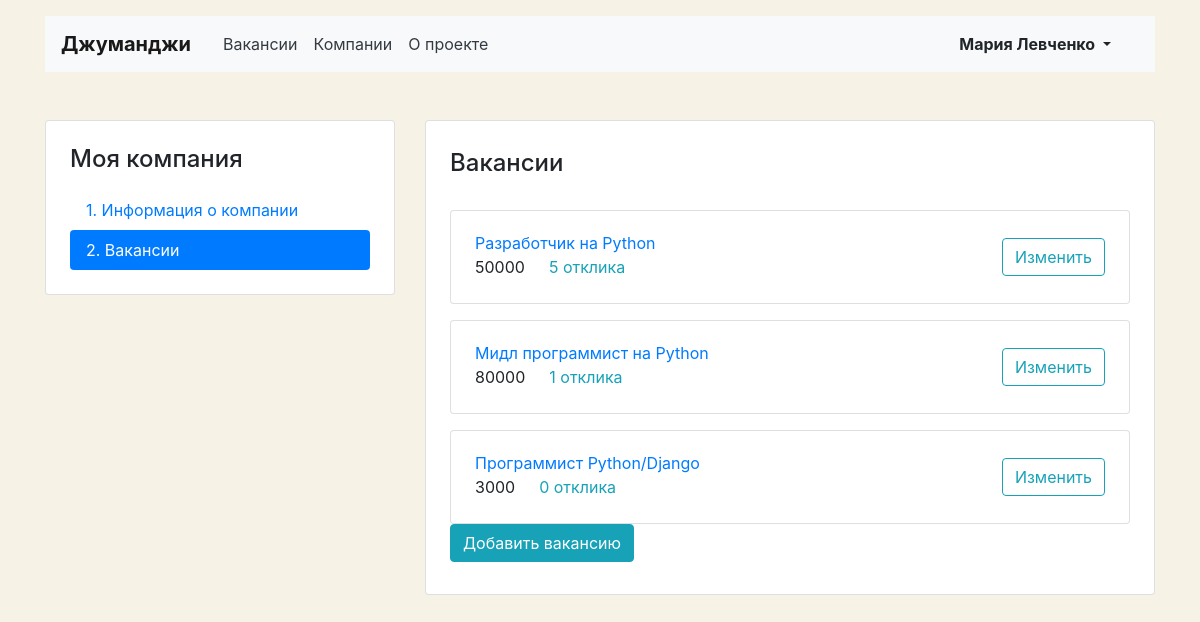
Page /mycompany/vacancy-list (signed in) on the committed database.
### vacancies/models.py (models this page shows, shortened)
class Vacancy(models.Model):
    title = models.CharField(max_length=40, blank=True, null=True, verbose_name='Название вакансии')
    specialty = models.ForeignKey(
        Specialty,
        related_name='vacancies',
        on_delete=models.CASCADE,
        verbose_name='Специализация')
    company = models.ForeignKey(
        Company,
        related_name='vacancies',
        on_delete=models.CASCADE,
        verbose_name='Название компании')
    skills = models.CharField(
        max_length=1000,
        blank=True,
        null=True,
        verbose_name='Требуемые навыки')
    description = models.CharField(
        max_length=10000,
        blank=True, null=True,
        verbose_name='Описание вакансии')
    salary_min = models.IntegerField(verbose_name='Зарплата от')
    salary_max = models.IntegerField(verbose_name='Зарплата до')
    published_at = models.DateTimeField(auto_now=True)

### vacancies/views.py (the view)
# urls.py: path('mycompany/vacancy-list', views.MyVacancyListView.as_view(), name='my_vacancies'),
class MyVacancyListView(ListView):
    model = Vacancy
    template_name = 'vacancy-list.html'
    def get_queryset(self):
        vacancies = super().get_queryset()
        vacancies = Vacancy.objects.filter(company__owner=self.request.user.id)
        return vacancies

### templates/vacancy-list.html
{% extends 'personal_base.html' %}
{% block content %}
  <main class="container mt-3 pb-5">
    <div class="row mt-5">
      <div class="col-12 col-lg-4">
        <aside class="pt-3 pb-4 px-4 mb-5 card">
          <h1 class="h4 pt-2 pb-2">Моя компания</h1>
          <div class="nav flex-column nav-pills" id="v-pills-tab" role="tablist" aria-orientation="vertical">
            <a class="nav-link" href="{% url 'vacancies:mycompany' %}">1. Информация о&nbsp;компании</a>
            <a class="nav-link active" href="#">2. Вакансии</a>
          </div>
        </aside>
      </div>
      <div class="col-12 col-lg-8">
        <div class="card">
          <div class="card-body px-4 pb-4">
            <section class="tab-pane fade show active">
              <h2 class="h4 pt-2 pb-3">Вакансии</h2>
              {% for vacancy in object_list %}
              <div class="card mt-3">
                <div class="card-body px-4">
                  <div class="row align-items-center">
                    <div class="col-6 col-lg-8">
                      <a href="{% url 'vacancies:vacancy' vacancy.id %}" class="mb-1"> {{ vacancy.title }}</a>
                      <p class="mb-1">
                        <span class="mr-4">{{ vacancy.salary_min }}</span><a href="" class="text-info">{{ vacancy.applications.count }} отклика</a>
                      </p>
                    </div>
                    <div class="col-6 col-lg-4 text-right">
                      <a href="{% url 'vacancies:vacancy-edit' vacancy.id %}" class="btn btn-outline-info">Изменить</a>
                    </div>
                  </div>
                </div>
              </div>
              {% endfor %}
              <a href="{% url 'vacancies:vacancy-create' %}" class="btn btn-info mb-2">Добавить вакансию</a>
            </section>
          </div>
        </div>
      </div>
    </div>
  </main>
{% endblock %}

### templates/nav.html (shortened to what this page needs)
<body>
  <header class="container mt-3">
    <nav class="navbar navbar-expand-lg navbar-light bg-light">
      <a class="navbar-brand mr-4 font-weight-bold" href="{% url 'vacancies:index' %}">Джуманджи</a>
      <div class="collapse navbar-collapse justify-content-between" id="navbarNav">
        <ul class="navbar-nav col-10">
          <li class="nav-item">
            <a class="nav-link text-dark" href="{% url 'vacancies:vacancies' %}">Вакансии</a>
          </li>
          <li class="nav-item">
            <a class="nav-link text-dark" href="#">Компании</a>
          </li>
          <li class="nav-item">
            <a class="nav-link text-dark" href="#">О проекте</a>
          </li>
        </ul>
        <ul class="navbar-nav col-2 justify-content-end">
          {% if user.is_authenticated %}
          <li class="nav-item active">
            <div class="btn-group">
              <button type="button" class="btn dropdown-toggle font-weight-bold" data-toggle="dropdown" aria-haspopup="true" aria-expanded="false">{{ user.first_name }} {{user.last_name }}
              </button>
            </div>
          </li>
          {% else %}
          <li class="nav-item"><a class="nav-link text-dark font-weight-bold" href="{%  url 'vacancies:login' %}">Вход</a>{% endif %}</li>
        </ul>
      </div>
    </nav>
  </header>

### templates/personal_header.html (style rules this page uses)
body { background-color: #F6F2E6; }

### rows in the picture
Vacancy: title "Разработчик на Python", salary_min "50000", applications.count "5"
Vacancy: title "Мидл программист на Python", salary_min "80000", applications.count "1"
Vacancy: title "Программист Python/Django", salary_min "3000", applications.count "0"

### other values in the picture
{{ user.first_name }} "Мария"
{{ user.last_name }} "Левченко"
